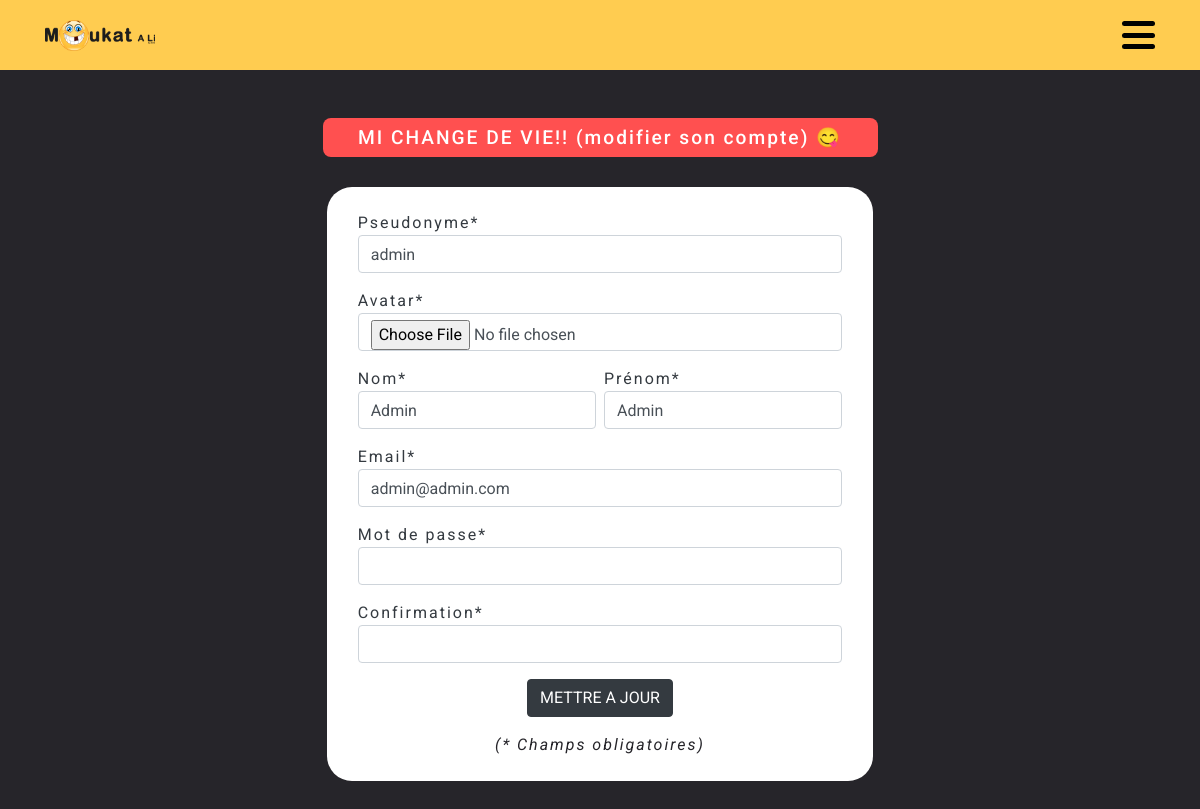
The page /pages/user/update-user.php (signed in) on the database its author committed.
### tables this page shows
CREATE TABLE `users` (
  `id` int(10) UNSIGNED NOT NULL,
  `pseudo` varchar(255) NOT NULL,
  `avatar` varchar(255) DEFAULT NULL,
  `last_name` varchar(255) NOT NULL,
  `first_name` varchar(255) NOT NULL,
  `email` varchar(100) NOT NULL,
  `password` varchar(200) NOT NULL,
  `role` varchar(100) NOT NULL,
  `created_at` timestamp NOT NULL DEFAULT CURRENT_TIMESTAMP ON UPDATE CURRENT_TIMESTAMP,
  `delete_account` tinyint(1) NOT NULL DEFAULT '0'
);

### src/controller/user-function.php (called while the page is built, shortened)
<?php
function readUserById( $id ) {
    global $db_connect;
    $requete = "SELECT * from moukatali.users WHERE id = '$id' ";
    $stmt = $db_connect->query($requete);
    $user = $stmt->fetch( PDO::FETCH_ASSOC );
    return $user;
}
?>

### src/pages/user/update-user.php (the view, shortened to what this page needs)
<?php
require ROOT_PATH . '/config/database.php';
require ROOT_PATH . '/src/controller/user-function.php';
$user = readUserById( $_SESSION['user']['id'] );
include ('../../layout/head.php');
?>
</head>
<body>
    <header class="header-main ">
        <div class="container">
        <nav class="navigation d-flex align-items-center justify-content-between">
                <a class="navbar-brand" href=<?= BASE_URL . "/src/index.php" ?>>
                    <img src=<?= BASE_URL . "/public/images/logo.png" ?> alt="Logo Moukat A Li">
                </a>
                <div class="menu-toggle">
                    <span class="position"></span>
                    <span class="position"></span>
                    <span class="position mb-0"></span>
                </div>
            </nav>
        </div>
    </header>
    <section>
        <div class="container d-flex flex-column align-items-center justify-content-center">
            <div class="mt-5 ml-5 mr-5 box-titre col-lg-6 col-md-6 col-sm-4 d-flex justify-content-center">
                <h2>MI CHANGE DE VIE!! (modifier son compte) &#x1F60B;</h2>
            </div>
        </div>
    </section>
    <section id="form-inscription">
        <div class="container d-flex flex-column align-items-center justify-content-center">
            <div class="mb-5 box-formulaire col-lg-8 col-md-8 col-12">
                <form class="col px-3 py-4" method="POST" enctype="multipart/form-data">
                    <div class="mb-3">
                        <label for="pseudo" class="form-label text-dark mb-0">Pseudonyme*</label>
                        <input type="text" class="form-control" name="pseudo" value = "<?php echo $user['pseudo']; ?>" />
                    </div>
                    <div class="mb-3">
                        <label for="exampleFormControlInput1" class="form-label text-dark mb-0">Avatar*</label>
                        <input type="file" class="form-control" id="avatar" name="avatar" required>
                    </div>
                    <div class="mb-3 d-flex flex-column flex-md-row justify-content-between">
                        <div class=" col-md-6 col-12 px-0 mb-3 mb-md-0 pr-md-1">
                            <label for="exampleFormControlInput1" class="form-label text-dark mb-0">Nom*</label>
                            <input type="text" class="form-control" id="nom" name="last_name" placeholder="DUPONT" title="Veuillez inscrire votre Nom" required pattern="([A-z0-9À-ž\s]){2,}" minlength="4" maxlength="50" size="50"
                            value = "<?php echo $user['last_name']; ?>">
                        </div>
                        <div class="col-md-6 col-12 px-0 pl-md-1">
                            <label for="exampleFormControlInput1" class="form-label text-dark mb-0">Prénom*</label>
                            <input type="text" class="form-control" id="prenom" name="first_name" placeholder="Vinshan" title="Veuillez inscrire votre prénom" required pattern="([A-z0-9À-ž\s]){2,}" minlength="4" maxlength="50" size="50"
                             value = "<?php echo $user['first_name']; ?>">
                        </div>
                    </div>
                    <div class="mb-3">
                        <label for="exampleFormControlInput1" class="form-label text-dark mb-0">Email* </label>
                        <input type="email" class="form-control" id="email" name="email" placeholder="name@example.com" title="Veuillez inscrire votre email" size="60" minlength="3" maxlength="60" required
                        value = "<?php echo $user['email']; ?>">
                    </div>
                    <div class="mb-3 ">
                        <label class="text-dark mb-0" for="mot de passe1">Mot de passe* </label>
                        <input type="password" class="form-control" id="password_1" name="password_1" required pattern="?=^.{8,}$)((?=.*\d)|(?=.*\W+))(?![.\n])(?=.*[A-Z])(?=.*[a-z]).*$" title="Saisir un mot de passe" minlength="1" maxlength="20" size="20" >
                    </div>
                    <div class="mb-3 ">
                        <label class="text-dark mb-0" for="mot de passe2">Confirmation* </label>
                        <input type="password" class="form-control" id="password_2" name="password_2" required pattern="?=^.{8,}$)((?=.*\d)|(?=.*\W+))(?![.\n])(?=.*[A-Z])(?=.*[a-z]).*$" title="Confirmation mot de passe" minlength="1" maxlength="20" size="20" value="">
                    </div>
                    <div class="d-flex justify-content-center">
                        <button type="submit" name="modifier" class="btn btn-dark">METTRE A JOUR</button>
                    </div>
                    <div class="mt-3 d-flex justify-content-center"> <i>(* Champs obligatoires)</i></div>
                    </div>
            </div>
    </section>
</body>
</html>

### public/css/styleDav.css (style rules this page uses)
body { font-family: 'Roboto', sans-serif; background-color: #26252A; color: #26252A; letter-spacing: 2px!important; }
.box-titre { border-radius:8px; padding: 0.5em; background-color:#ff5050!important; }
.box-titre h2 { font-size: 1.2em; color: #ffffff; margin-bottom: 0px; }
.box-formulaire { border-radius:25px; background-color: #FFFFFF!important; }
@media (min-width: 1200px) { #form-connexion .container, #form-inscription .container { padding: 0 10em; } }

### public/css/mon-style.css (style rules this page uses)
body { font-family: 'Roboto', sans-serif; background-color: #26252A; color: #26252A; letter-spacing: 2px!important; }
section { padding-bottom: 1.875em; }
.header-main { background-color: #FFCC50; padding: 0.625em 0; }
nav { height: 50px; }
nav img { width: 110px; }
.menu-toggle { display: block; position: relative; z-index: 1; user-select: none; -webkit-user-select: none; }
.menu-toggle span { display: block; position: relative; width: 33px; height: 5px; background-color: #000; margin-bottom: 0.4em; z-index: 3; border-radius: 5px; transform-origin: 0 0; transition: transform 0.5s cubic-bezier(0.77,0.2,0.05,1.0), background-color 0.5s cubic-bezier(0.77,0.2,0.05,1.0), opacity 0.55s ease; }

### rows shown on the page
users: pseudo "admin", last_name "Admin", first_name "Admin", email "admin@admin.com"
